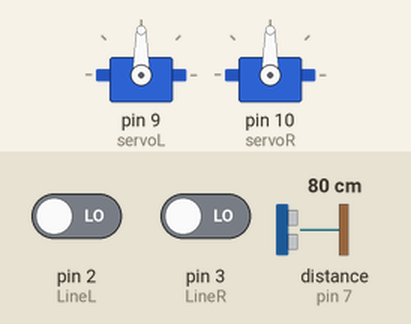
Recording of a sketch running on a simulated Arduino Uno, built with avr-gcc and run on an emulated ATmega328P. Shown: 2 × servo. Wiring (inferred from the names in the program): ultrasonic range finder: trigger pin 6; echo pin 7. Inputs (shaded band) come from the test bench; at power-on: distance to the obstacle (sensor on pin 7) 80 cm, pin 2 (LineL) LOW, pin 3 (LineR) LOW. The echo pulse lasts 58.3 µs per cm; random numbers use the default seed unless the sketch sets one; what the sketch prints to the serial monitor is not drawn.

Above: at 4.8 s.
4.9 s: distance to the obstacle (sensor on pin 7) set to 7 cm
6.9 s: distance to the obstacle (sensor on pin 7) set to 4 cm
At 7.8 s:
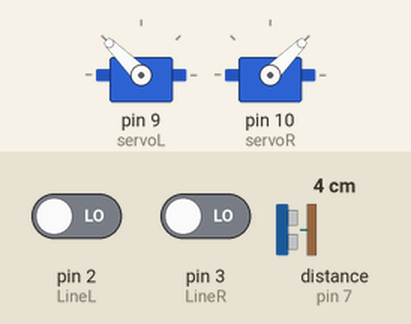
8.4 s: distance to the obstacle (sensor on pin 7) set to 9 cm
At 10.2 s:
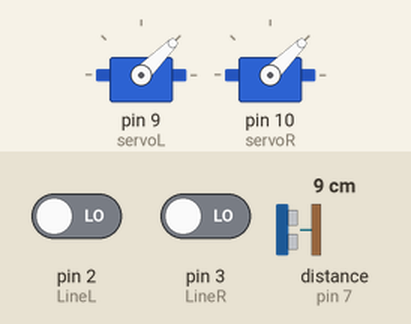
11.4 s: distance to the obstacle (sensor on pin 7) set to 2 cm
At 12.2 s:
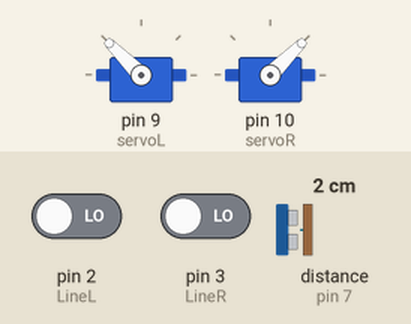
12.9 s: distance to the obstacle (sensor on pin 7) set to 18 cm
At 24.5 s:
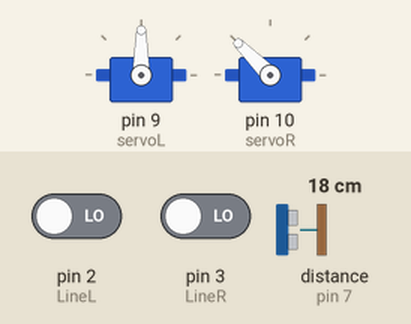
Timing chart, 0 to 32.4 s (numbered marks = the images above; inputs shaded):
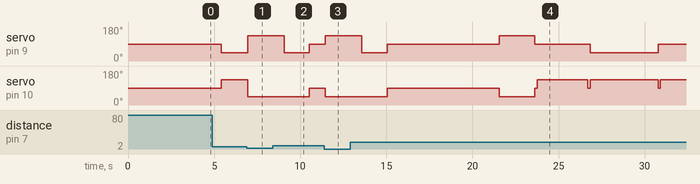

The sketch:

final.ino
```cpp
#include <Servo.h>

// === 핀 정의 ===
const int LineL =  2;
const int LineR =  3;
const int trigPin = 6;
const int echoPin = 7;

// === 서보 객체 ===
Servo servoL, servoR;

// --- 선 인식 상태 ---
bool lineL_state = false;
bool lineR_state = false;

// --- 선 추적 중 장애물 발견 시, 회피 금지 ---
bool trackingActive = false;

// --- 인터럽트 핸들러 ---
void handleLineL() {
  bool newState = digitalRead(LineL);
  if (newState != lineL_state) {
    lineL_state = newState;
    Serial.print("LineL changed: ");
    Serial.println(lineL_state ? "BLACK" : "WHITE");
  }
}

void handleLineR() {
  bool newState = digitalRead(LineR);
  if (newState != lineR_state) {
    lineR_state = newState;
    Serial.print("LineR changed: ");
    Serial.println(lineR_state ? "BLACK" : "WHITE");
  }
}

// === 상태 관리 변수 ===
enum Action {
  ACT_FORWARD = 0,
  ACT_LEFT    = 1,
  ACT_RIGHT   = 2,
  ACT_BACK    = 3,
  ACT_LINE    = 5,
  ACT_REST    = 6,
  ACT_NONE    = -1
};

int currentAction = ACT_NONE;
int lastAction = ACT_NONE;
bool inMotion = false;
unsigned long actionStartTime = 0;
unsigned long actionDuration  = 0;
const unsigned long lostTimeout = 500;
unsigned long lastLineDetected = 0;

// === 거리 측정 ===
int readDistance() {
  digitalWrite(trigPin, LOW);
  delayMicroseconds(2);
  digitalWrite(trigPin, HIGH);
  delayMicroseconds(10);
  digitalWrite(trigPin, LOW);
  long duration = pulseIn(echoPin, HIGH, 30000);
  if (duration == 0) {
    return 999;
  }
  return duration * 0.034 / 2;
}

int safeReadDistance() {
  long total = 0;
  const int samples = 5;
  for (int i = 0; i < samples; i++) {
    total += readDistance();
    delay(10);
  }
  return total / samples;
}

bool isObstacleAhead() {
  return safeReadDistance() <= 4;
}

// === 장애물 회피 ===
void avoid_obstacle() {
  Serial.println("장애물 감지! 회피 동작 시작");
  unsigned long t0 = millis();
  while (millis() - t0 < 1000) {
    go_back(); delay(20);
  }

  int dir = random(0, 2); // 0: 좌회전, 1: 우회전
  t0 = millis();
  while (millis() - t0 < 1500) {
    turn180(); delay(20);
  }

  stop_moving();
  Serial.println("장애물 회피 완료");
  inMotion = false;
  currentAction = ACT_NONE;
}

// === 모터(서보) 제어 함수 ===
void go_forward() {
  if (trackingActive == false && isObstacleAhead()) {
    avoid_obstacle();
    return;
  }
  servoL.write(45); servoR.write(135);
}

void go_back() {
  servoL.write(135); servoR.write(45);
}

void turn_left() {
  if (isObstacleAhead()) {
    avoid_obstacle();
    return;
  }
  servoL.write(90); servoR.write(135);
}

void turn_right() {
  if (isObstacleAhead()) {
    avoid_obstacle();
    return;
  }
  servoL.write(45); servoR.write(90);
}

void turn180() {
  if (isObstacleAhead()) {
    avoid_obstacle();
    return;
  }
  servoL.write(45); servoR.write(45);
}

void stop_moving() {
  servoL.write(90); servoR.write(90);
}

// === 선 추적 함수 ===
void track_line() {
  static unsigned long whiteStartTime = 0;
  static bool inBlack = false;

  bool leftWhite = lineL_state;
  bool rightWhite = lineR_state;

  trackingActive = true;  // 시작 시 활성화

  // 센서 오감지 방지 기능
  // 검정 감지 중이라면
  if (!leftWhite || !rightWhite) {
    if (!inBlack) {
      inBlack = true;
      whiteStartTime = 0;
    } else {
      whiteStartTime = 0;
    }
    lastLineDetected = millis();
  } else if (inBlack) {
    // 흰색 감지 시 시간 체크 시작
    if (whiteStartTime == 0) {
      whiteStartTime = millis();
    } else if (millis() - whiteStartTime >= 500) {
      // 500ms 이상 흰색이면 검정 상태 종료
      inBlack = false;
      trackingActive = false;  // 추적 종료
      return;  // ❗ 바로 함수 종료
    } else {
      // 아직 500ms가 안 됐다면 무시
      return;
    }
  }

  // 정상 선 추적 동작
  if (!leftWhite && !rightWhite) {
    go_forward();
  } else if (!leftWhite && rightWhite) {
    turn_right();
  } else if (leftWhite && !rightWhite) {
    turn_left();
  } else {
    go_forward();
  }
}

bool isEndOfLine() {
  if (lineL_state || lineR_state) {
    lastLineDetected = millis();
    return false;
  }
  return (millis() - lastLineDetected) >= lostTimeout;
}

// === 스파이럴 탐색 ===
int searchLineSpiral() {
  Serial.println("□ 사각 스파이럴 탐색 시작");

  int step = 2000;
  const int stepMin = 200;
  const int turnTime = 2000;
  const int shrink = 150;

  for (int i = 0; i < 20; i++) {
    if (lineL_state || lineR_state) {
      Serial.println("→ 선 발견! 탐색 종료");
      stop_moving();
      return 1;
    }

    Serial.print("→ 직진 "); Serial.println(step);
    unsigned long t0 = millis();
    while (millis() - t0 < step) {
      if (isObstacleAhead()) {
        Serial.println("→ 탐색 중 장애물 발견");
        avoid_obstacle();
        continue;
      }
      go_forward();

      if (lineL_state || lineR_state) {
        Serial.println("→ 선 발견 중지 (직진 중)");
        stop_moving();
        return 1;
      }
      delay(5);
    }

    stop_moving();
    delay(100);

    Serial.println("→ 오른쪽 회전");
    t0 = millis();
    while (millis() - t0 < turnTime) {
      turn_right();

      if (lineL_state || lineR_state) {
        Serial.println("→ 선 발견 중지 (회전 중)");
        stop_moving();
        return 1;
      }
      delay(5);
    }

    stop_moving();
    delay(100);

    if (step > stepMin) step -= shrink;
  }

  Serial.println("→ 선 탐색 실패: 사각 스파이럴 종료");
  stop_moving();
  return 0;
}

// === 설정 ===
void setup() {
  Serial.begin(9600);
  pinMode(trigPin, OUTPUT);
  pinMode(echoPin, INPUT);
  pinMode(LineL, INPUT);
  pinMode(LineR, INPUT);
  attachInterrupt(digitalPinToInterrupt(LineL), handleLineL, CHANGE);
  attachInterrupt(digitalPinToInterrupt(LineR), handleLineR, CHANGE);

  lineL_state = !digitalRead(LineL);
  lineR_state = !digitalRead(LineR);

  servoL.attach(9);
  servoR.attach(10);
  randomSeed(millis());
  lastLineDetected = millis();
}

// === 메인 루프 ===
void loop() {
  unsigned long now = millis();

  // 장애물 즉시 감지
  if (isObstacleAhead()) {
    avoid_obstacle();
    return;
  }

  if (currentAction == ACT_NONE) {
    float r = random(0, 1000) / 1000.0;
    Serial.print("랜덤값: "); Serial.println(r, 3);

    int selectedAction = ACT_NONE;

    if      (r < 0.4)   selectedAction = ACT_FORWARD;
    else if (r < 0.55)  selectedAction = ACT_LEFT;
    else if (r < 0.7)   selectedAction = ACT_RIGHT;
    else if (r < 0.8)   selectedAction = ACT_BACK;
    else if (r < 0.85)   selectedAction = ACT_LINE;
    else                selectedAction = ACT_REST;

    if (lastAction == ACT_LINE && selectedAction == ACT_LINE) {
      Serial.println("→ 연속 탐색 방지: 랜덤값 재추첨");
      return;
    }

    currentAction = selectedAction;
    lastAction = selectedAction;

    switch (currentAction) {
      case ACT_FORWARD: go_forward();  actionDuration = 4000; inMotion = true; break;
      case ACT_LEFT:    turn_left();   actionDuration = 3000; inMotion = true; break;
      case ACT_RIGHT:   turn_right();  actionDuration = 3000; inMotion = true; break;
      case ACT_BACK:    go_back();     actionDuration = 2000; inMotion = true; break;
      case ACT_LINE:    Serial.println("→ 선 탐색 모드 진입"); inMotion = false; break;
      case ACT_REST:    stop_moving(); actionDuration = 3000; inMotion = false; break;
    }

    actionStartTime = now;
    return;
  }

  switch (currentAction) {
    case ACT_FORWARD: case ACT_LEFT: case ACT_RIGHT: case ACT_BACK:
      if (inMotion && now - actionStartTime < actionDuration) {
        if (isObstacleAhead()) {
          avoid_obstacle();
        }
      } else {
        stop_moving(); inMotion = false; currentAction = ACT_NONE;
      }
      break;

    case ACT_LINE: {
      if (isObstacleAhead()) {
        avoid_obstacle();
        return;
      }
      int i = searchLineSpiral();
      if (i == 1) {
        long start_time = millis();
        while (!isEndOfLine() && millis() - 7000 < start_time) {
          track_line();
        }
        stop_moving();
        Serial.println("→ 선 추적 종료 (라인 종료 감지)");
        delay(5000);
        currentAction = ACT_NONE;
      } else {
        currentAction = ACT_NONE;
      }
      break;
    }

    case ACT_REST:
      if (isObstacleAhead()) {
        avoid_obstacle();
        return;
      }
      if (now - actionStartTime < actionDuration) {
        stop_moving();
      } else {
        currentAction = ACT_NONE;
      }
      break;

    default:
      break;
  }

  delay(10);
}
```

Measured:
- the behaviour switches between 6 and 5 cm on distance to the obstacle (sensor on pin 7) (found by bisection; images 0 and 1)
- after the input at 6.9 s, servo on pin 9 (servoL): 45° → 135° at once; servo on pin 10 (servoR): 135° → 45° at once
- after the input at 8.4 s, servo on pin 9 (servoL): 135° → 45° after 0.67 s, → 90° 1.5 s later; servo on pin 10 (servoR): 45° → 90° after 2.1 s
- after the input at 11.4 s, servo on pin 9 (servoL): 90° → 135° at once; servo on pin 10 (servoR): 90° → 45° at once
- after the input at 12.9 s, servo on pin 9 (servoL): 135° → 45° after 0.66 s, → 90° 1.5 s later, → 135° 6.5 s later, → 90° 2.1 s later, … (6 changes in this stretch); servo on pin 10 (servoR): 45° → 90° after 2.2 s, → 45° 6.5 s later, → 90° 2.1 s later, → 135° 0.13 s later, … (8 changes in this stretch)
